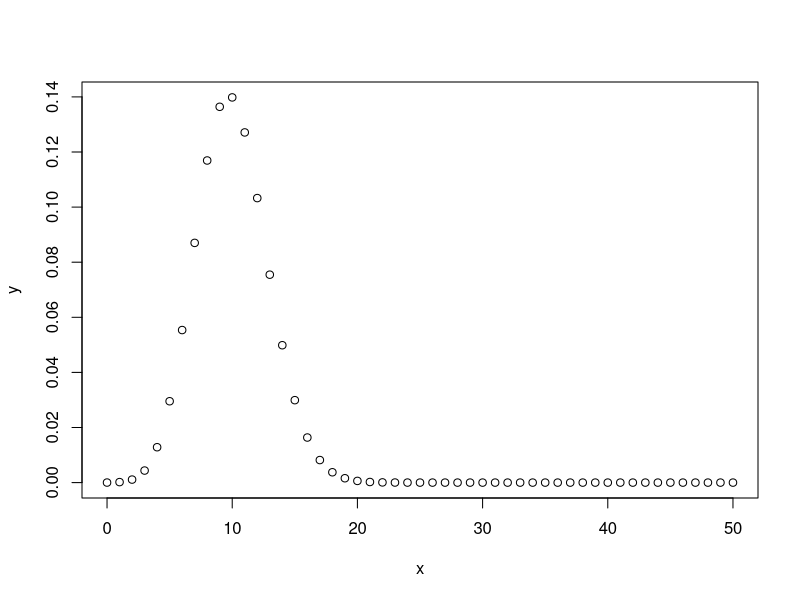
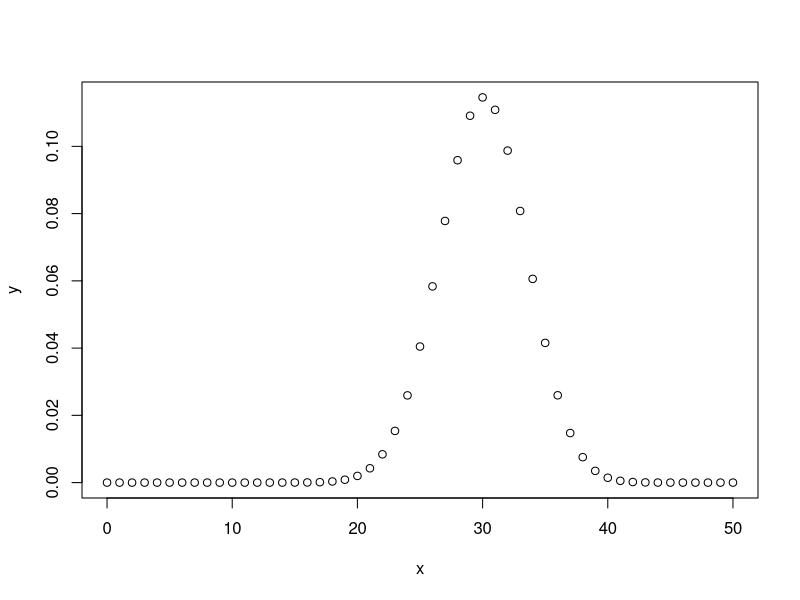
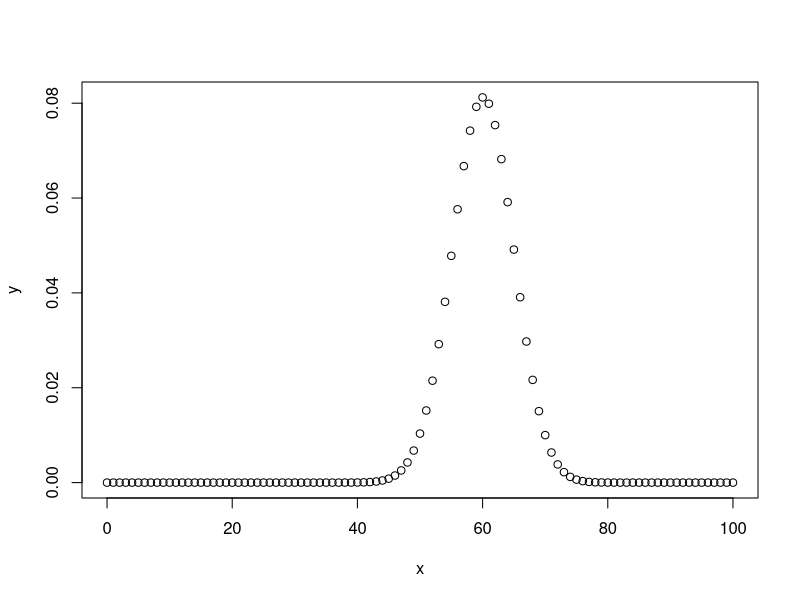

The R script that drew these images, in order:
x <- seq(0,50,by=1)
y <- dbinom(x,50,0.2)
plot(x,y)
y <- dbinom(x,50,0.6)
plot(x,y)
x <- seq(0,100,by=1)
y <- dbinom(x,100,0.6)
plot(x,y)